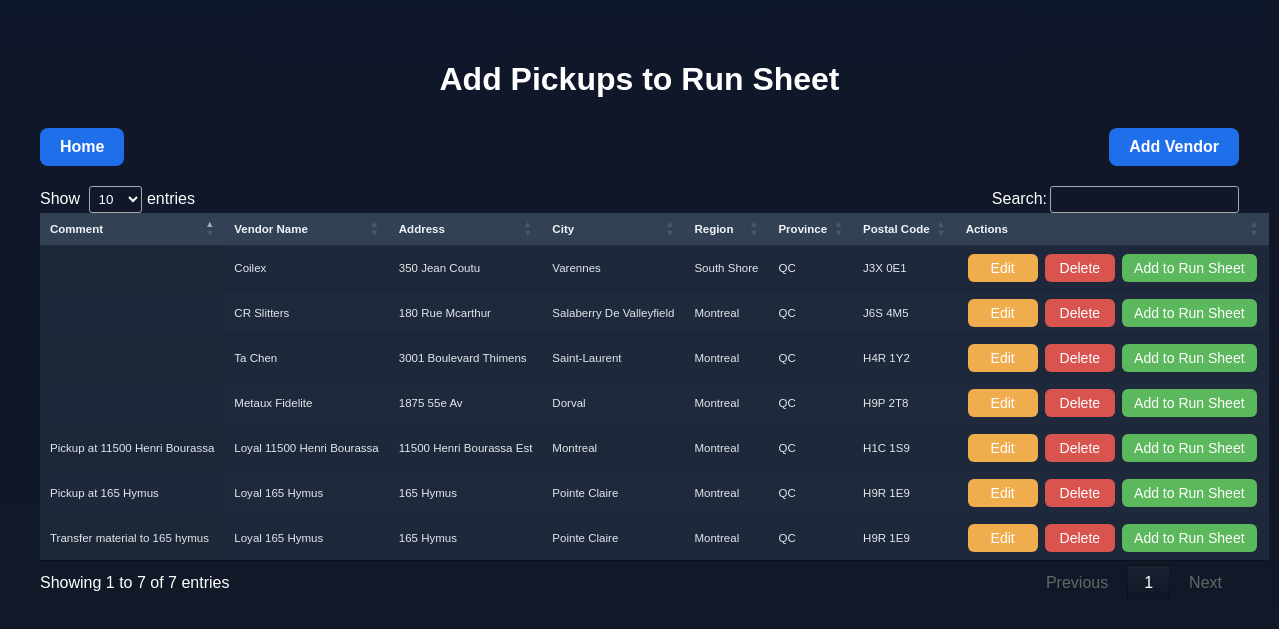
Screenshot of /add_pickups with the database file from the repository.
### tables this page shows
CREATE TABLE "Pickup" (
	"Customer ID"	INTEGER,
	"Vendor Name"	TEXT NOT NULL,
	"Address"	TEXT NOT NULL,
	"City"	TEXT NOT NULL,
	"Region"	TEXT,
	"Province"	TEXT NOT NULL,
	"Postal Code"	TEXT NOT NULL
);

### routes/pickup_routes.py (the view)
@pickup_bp.route('/add_pickups')
def add_pickups():
    pickups = get_all_pickups()
    return render_template('add_pickups.html', pickups=pickups)

### routes/pickup_routes.py (called while the page is built)
def get_all_pickups():
    conn = sqlite3.connect(DATABASE_PATH)
    conn.row_factory = sqlite3.Row
    query = '''
        SELECT
            rowid AS id,
            "Vendor Name" AS vendor_name,
            "Customer ID" AS customer_id,
            "Address" AS address,
            "City" AS city,
            "Region" AS region,
            "Province" AS province,
            "Postal Code" AS postal_code
        FROM Pickup
    '''
    pickups = conn.execute(query).fetchall()
    conn.close()
    return pickups

### templates/add_pickups.html (shortened to what this page needs)
<!DOCTYPE html>
<html lang="en">
<head>
    <link rel="stylesheet" href="https://cdn.datatables.net/1.13.4/css/jquery.dataTables.min.css">
    <link rel="stylesheet" href="{{ url_for('static', filename='styles.css') }}">
</head>
<body>
    <h1>Add Pickups to Run Sheet</h1>
    <div class="pickup-buttons">
        <form action="/">
            <button type="submit" class="pickup-button">Home</button>
        </form>
        <form action="/add_vendor_form">
            <button type="submit" class="pickup-button">Add Vendor</button>
        </form>
    </div>
    <table id="pickup_table" class="display">
        <thead>
            <tr>
                <th>Comment</th>
                <th>Vendor Name</th>
                <th>Address</th>
                <th>City</th>
                <th>Region</th>
                <th>Province</th>
                <th>Postal Code</th>
                <th>Actions</th>
            </tr>
        </thead>
        <tbody>
        {% for pickup in pickups %}
            <tr>
                <td>{{ pickup.customer_id or ''}}</td>
                <td>{{ pickup.vendor_name }}</td>
                <td>{{ pickup.address }}</td>
                <td>{{ pickup.city }}</td>
                <td>{{ pickup.region }}</td>
                <td>{{ pickup.province }}</td>
                <td>{{ pickup.postal_code }}</td>
                <td>
                    <button class="action-button edit-button" onclick="editVendor('{{ pickup.id }}')">Edit</button>
                    <button class="action-button delete-button" onclick="deleteVendor('{{ pickup.id }}')">Delete</button>
                    <button class="action-button add-run-sheet-button" onclick="addToRunSheet('{{ pickup.id }}')">Add to Run Sheet</button>
                </td>
            </tr>
        {% endfor %}
        </tbody>
    </table>
</body>
</html>

### static/styles.css (style rules this page uses)
body, html { margin: 0; padding: 0; font-family: 'Poppins', sans-serif; background: linear-gradient(to bottom, #0f172a, #111827); color: #f1f5f9; }
table.dataTable th { font-size: 0.72rem; white-space: nowrap; background-color: #334155; color: #f1f5f9; font-weight: 600; border-bottom: 2px solid #475569; padding: 6px; }
table.dataTable td { font-size: 0.72rem; background-color: #1e293b; color: #e5e7eb; border-top: 1px solid #334155; padding: 6px; white-space: nowrap; overflow: hidden; text-overflow: ellipsis; }
table.dataTable tbody tr.odd { background-color: #273549; }
table.dataTable tbody tr.even { background-color: #1f2937; }
.edit-button, .delete-button { padding: 6px 16px; border: none; border-radius: 6px; font-size: 14px; width: 70px; text-align: center; cursor: pointer; }
.edit-button { background-color: #3b82f6; color: white; }
.delete-button { background-color: #ef4444; color: white; }

### templates/add_pickups.html (style rules this page uses)
body { background-color: #0d1117; color: white; font-family: 'Poppins', sans-serif; padding: 40px; }
h1 { text-align: center; margin-bottom: 30px; }
.pickup-buttons { display: flex; justify-content: space-between; margin-bottom: 20px; }
.pickup-button { background-color: #1f6feb; color: white; padding: 10px 20px; border: none; border-radius: 8px; cursor: pointer; font-weight: bold; font-size: 16px; }
.action-button { padding: 6px 12px; margin: 0 2px; font-size: 14px; border-radius: 6px; border: none; cursor: pointer; }
.edit-button { background-color: #f0ad4e; color: white; }
.delete-button { background-color: #d9534f; color: white; }
.add-run-sheet-button { background-color: #5cb85c; color: white; }

### rows the page displays
Pickup: vendor_name "Coilex", address "350 Jean Coutu", city "Varennes", region "South Shore", province "QC", postal_code "J3X 0E1"
Pickup: vendor_name "CR Slitters", address "180 Rue Mcarthur", city "Salaberry De Valleyfield", region "Montreal", province "QC", postal_code "J6S 4M5"
Pickup: vendor_name "Ta Chen", address "3001 Boulevard Thimens", city "Saint-Laurent", region "Montreal", province "QC", postal_code "H4R 1Y2"
Pickup: vendor_name "Metaux Fidelite", address "1875 55e Av", city "Dorval", region "Montreal", province "QC", postal_code "H9P 2T8"
Pickup: Customer ID "Pickup at 165 Hymus", vendor_name "Loyal 165 Hymus", address "165 Hymus", city "Pointe Claire", region "Montreal", province "QC", postal_code "H9R 1E9"
Pickup: Customer ID "Pickup at 11500 Henri Bourassa", vendor_name "Loyal 11500 Henri Bourassa", address "11500 Henri Bourassa Est", city "Montreal", region "Montreal", province "QC", postal_code "H1C 1S9"
Pickup: Customer ID "Transfer material to 165 hymus", vendor_name "Loyal 165 Hymus", address "165 Hymus", city "Pointe Claire", region "Montreal", province "QC", postal_code "H9R 1E9"
